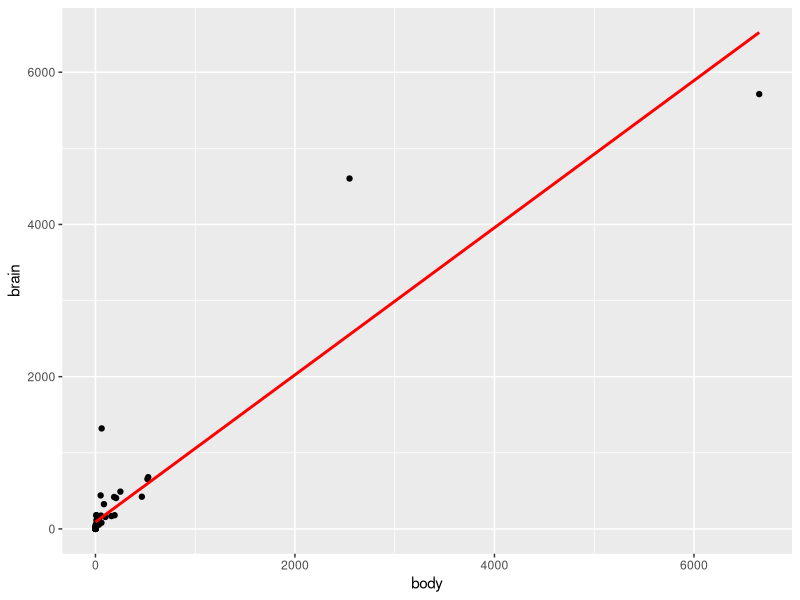
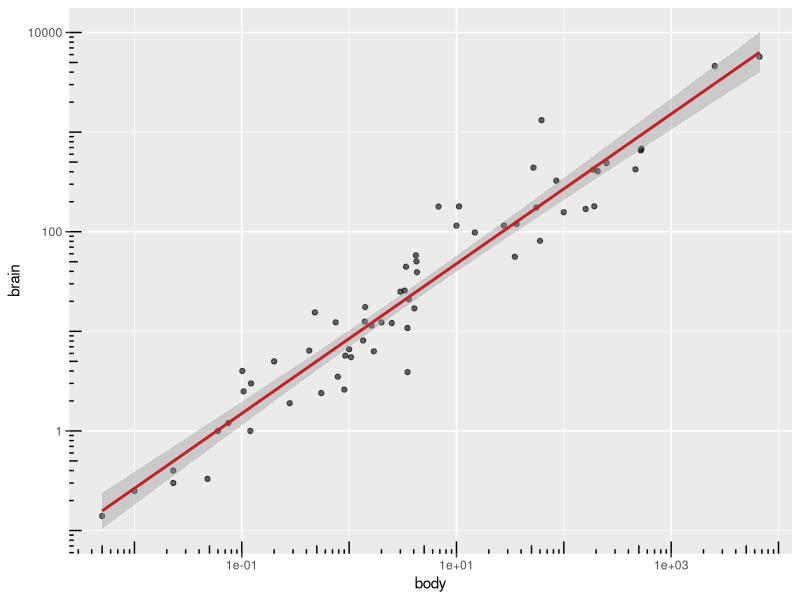
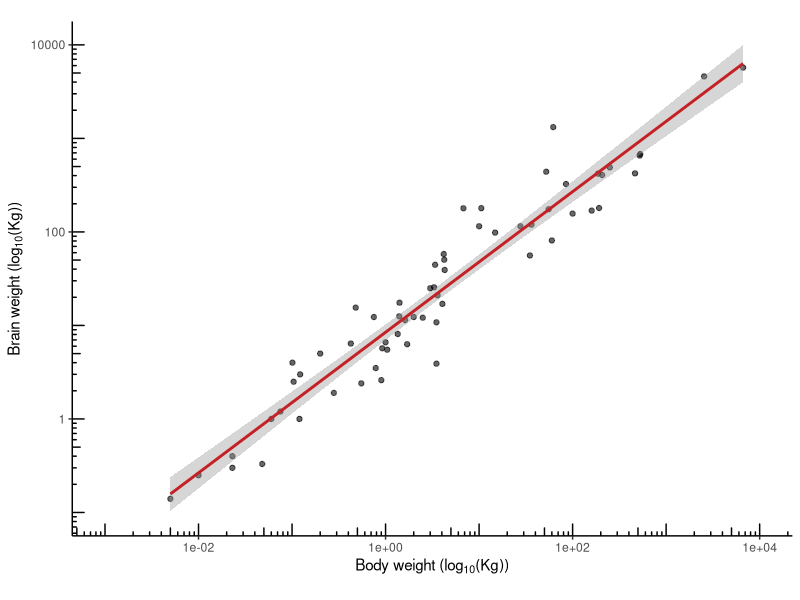
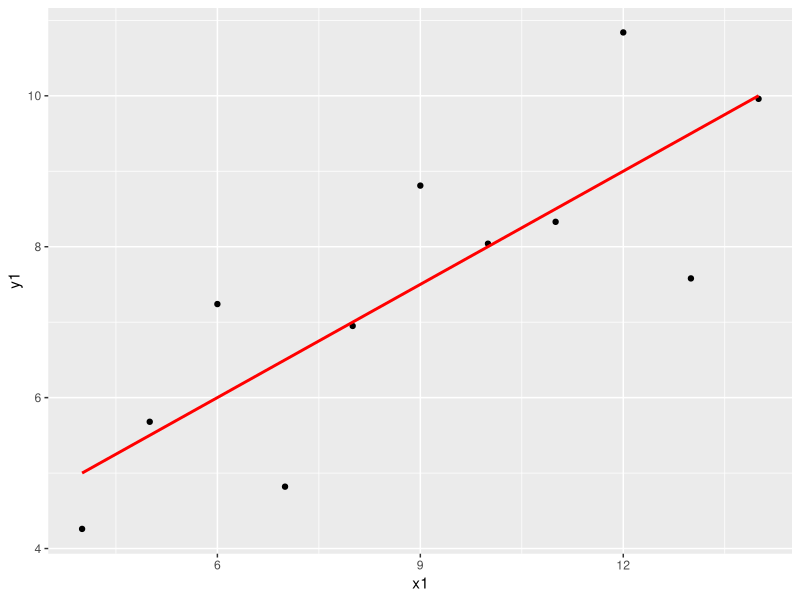
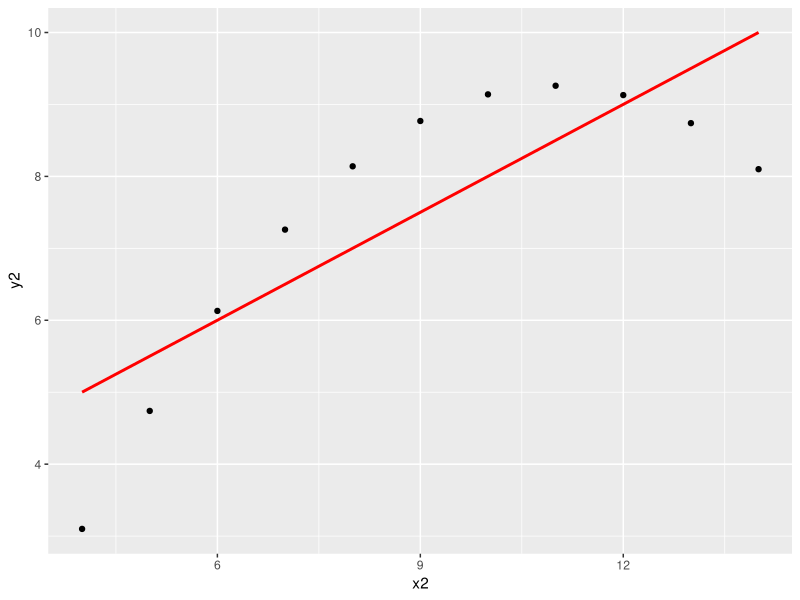
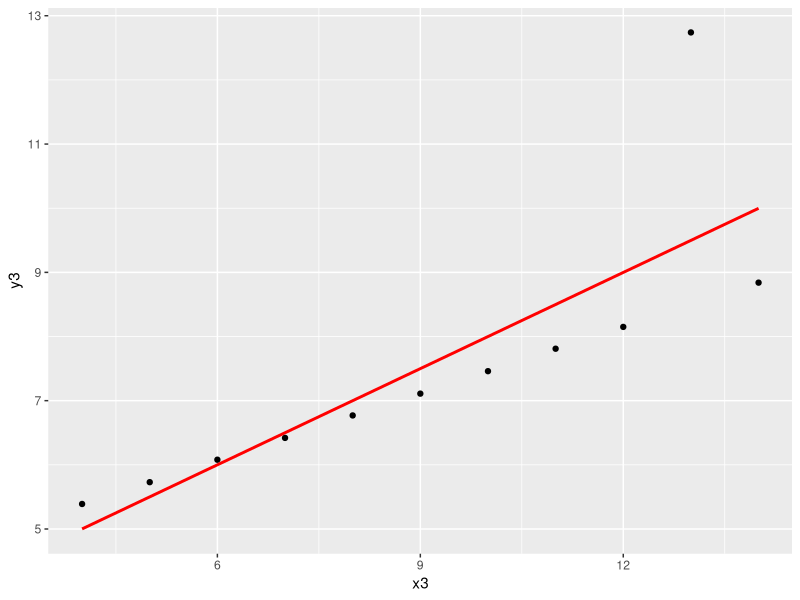
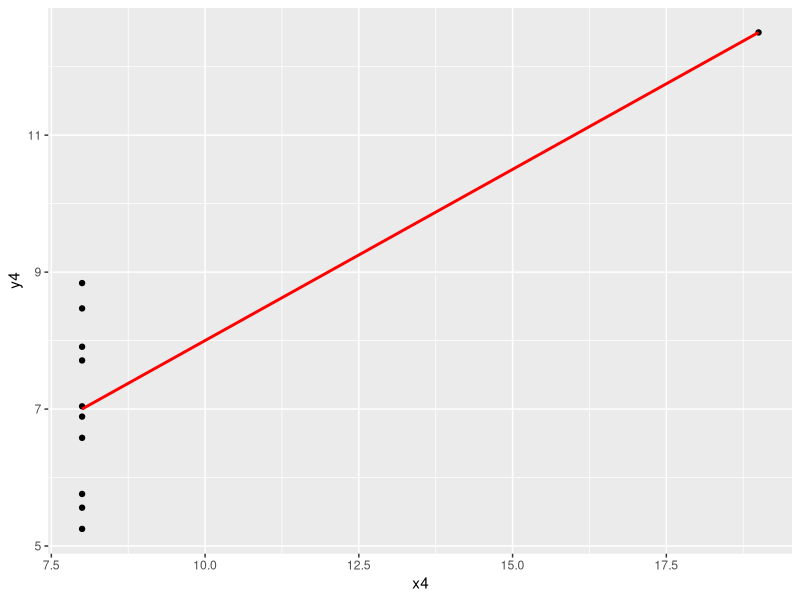

Write the R code that produced these figures, in order.
## ---- chunk 1
library(MASS)
library(ggplot2)
library(dplyr)
### mammal data ###
# head(mammals)
## ---- chunk 2
# first attempt to plot
mammals %>%
    ggplot( aes(x=body, y=brain)) +
    geom_point() +
    stat_smooth(method = "lm", col = "red", se = FALSE)

# fine tuning:
# The above plot shows that there are two points that might be
# outliers that excerts huge influence.
# We might need to use the log transformation

mammals %>%
    ggplot(aes(x=body, y=brain)) +
    annotation_logticks() +
    geom_point(alpha=0.6) +
    scale_x_log10() +
    scale_y_log10() +
    stat_smooth(method = "lm",  col = "#C42126", se = TRUE, size=1)

# Further fine tuning
mammals %>%
    ggplot( aes(x=body, y=brain) ) +
    annotation_logticks() +
    geom_point(alpha=0.6) +
    coord_fixed(xlim = c(10^-3, 10^4), ylim = c(10^-1, 10^4)) +
    scale_x_log10( expression("Body weight (log"["10"]*"(Kg))",
                             breaks = trans_breaks("log10", function(x) 10^x),
                             labels = trans_format("log10", math_format(10^.x)) )) +
    scale_y_log10( expression("Brain weight (log"["10"]*"(Kg))",
                   breaks = trans_breaks("log10", function(y) 10^x),
                   labels = trans_format("log10", math_format(10^.x)) )
    ) +
    # stat_smooth(method = "lm", col = "#C42126", se = TRUE, size=1)
    stat_smooth(method = "lm", col = "#C42126", se = TRUE, size=1) +
    theme_classic()
## ---- chunk 3
### Anscombe data ###
# head(anscombe)

anscombe %>%
    ggplot(aes(x=x1, y=y1)) +
    geom_point() +
    stat_smooth(method = "lm", col = "red", se = FALSE)

anscombe %>%
    ggplot(aes(x=x2, y=y2)) +
    geom_point() +
    stat_smooth(method = "lm", col = "red", se = FALSE)

anscombe %>%
    ggplot(aes(x=x3, y=y3)) +
    geom_point() +
    stat_smooth(method = "lm", col = "red", se = FALSE)

anscombe %>%
    ggplot(aes(x=x4, y=y4)) +
    geom_point() +
    stat_smooth(method = "lm", col = "red", se = FALSE)

